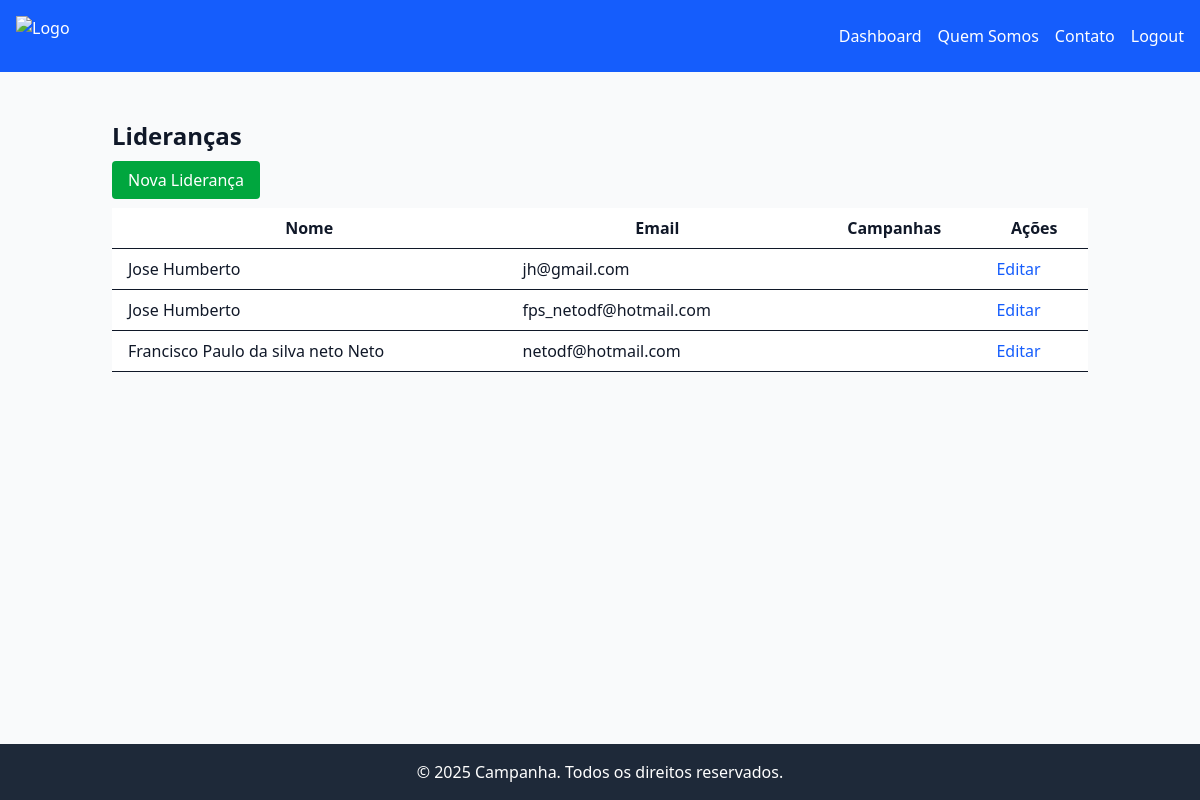
Screenshot of /lideranca/ (signed in) with the database file from the repository.
### lideranca/models.py (models this page shows, shortened)
class Lideranca(models.Model):
    nome = models.CharField(max_length=255)
    email = models.EmailField(unique=True)
    campanhas = models.ManyToManyField(Campanha, related_name="liderancas")

### lideranca/views.py (the view)
# urls.py: path('', views.list_liderancas, name='list'),
def list_liderancas(request):
    liderancas = Lideranca.objects.all()
    return render(request, 'lideranca/list2.html', {'liderancas': liderancas})

### lideranca/templates/lideranca/list2.html (shortened to what this page needs)
{% extends 'base1.html' %}
{% block content %}
<div class="container mx-auto p-6">
    <h1 class="text-2xl font-bold mb-4">Lideranças</h1>
    <a href="{% url 'lideranca:create' %}" class="bg-green-600 text-white px-4 py-2 rounded">Nova Liderança</a>
    <table class="min-w-full mt-4 bg-white">
        <thead>
            <tr>
                <th class="py-2 px-4 border-b">Nome</th>
                <th class="py-2 px-4 border-b">Email</th>
                <th class="py-2 px-4 border-b">Campanhas</th>
                <th class="py-2 px-4 border-b">Ações</th>
            </tr>
        </thead>
        <tbody>
            {% for lideranca in liderancas %}
            <tr class="hover:bg-gray-100">
                <td class="py-2 px-4 border-b">{{ lideranca.nome }}</td>
                <td class="py-2 px-4 border-b">{{ lideranca.email }}</td>
                <td class="py-2 px-4 border-b">
                </td>
                <td class="py-2 px-4 border-b">
                    <a href="{% url 'lideranca:edit' lideranca.pk %}" class="text-blue-600 hover:underline">Editar</a>
                </td>
            </tr>
            {% empty %}
            <tr>
                <td colspan="4" class="py-2 px-4 text-center">Nenhuma liderança cadastrada.</td>
            </tr>
            {% endfor %}
        </tbody>
    </table>
</div>
{% endblock %}

### campanha/templates/base1.html (style rules this page uses)
html, body { height: 100%; margin: 0; }
body { display: flex; flex-direction: column; }

### rows the page displays
Lideranca: nome "Jose Humberto", email "jh@gmail.com"
Lideranca: nome "Jose Humberto", email "fps_netodf@hotmail.com"
Lideranca: nome "Francisco Paulo da silva neto Neto", email "netodf@hotmail.com"
